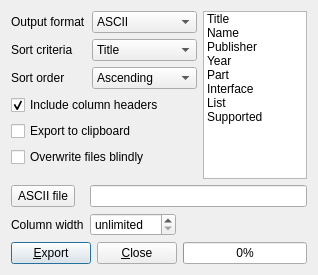
<?xml version="1.0" encoding="UTF-8"?>
<ui version="4.0">
 <class>SoftwareListExporter</class>
 <widget class="QDialog" name="SoftwareListExporter">
  <property name="geometry">
   <rect>
    <x>0</x>
    <y>0</y>
    <width>318</width>
    <height>264</height>
   </rect>
  </property>
  <layout class="QGridLayout" name="gridLayout">
   <item row="10" column="0" colspan="5">
    <widget class="QStackedWidget" name="stackedWidgetOutputParams">
     <property name="currentIndex">
      <number>0</number>
     </property>
     <widget class="QWidget" name="pageASCII">
      <layout class="QGridLayout" name="gridLayoutPageASCII">
       <property name="margin">
        <number>0</number>
       </property>
       <item row="0" column="0">
        <widget class="QToolButton" name="toolButtonBrowseASCIIFile">
         <property name="sizePolicy">
          <sizepolicy hsizetype="Fixed" vsizetype="Minimum">
           <horstretch>0</horstretch>
           <verstretch>0</verstretch>
          </sizepolicy>
         </property>
         <property name="toolTip">
          <string>Browse ASCII export file</string>
         </property>
         <property name="text">
          <string>ASCII file</string>
         </property>
         <property name="icon">
          <iconset resource="../qmc2.qrc">
           <normaloff>:/data/img/fileopen.png</normaloff>:/data/img/fileopen.png</iconset>
         </property>
         <property name="toolButtonStyle">
          <enum>Qt::ToolButtonTextBesideIcon</enum>
         </property>
        </widget>
       </item>
       <item row="0" column="1" colspan="2">
        <widget class="QLineEdit" name="lineEditASCIIFile">
         <property name="sizePolicy">
          <sizepolicy hsizetype="Expanding" vsizetype="Minimum">
           <horstretch>0</horstretch>
           <verstretch>0</verstretch>
          </sizepolicy>
         </property>
         <property name="toolTip">
          <string>ASCII export file -- use $ID$ as a placeholder for the current driver</string>
         </property>
        </widget>
       </item>
       <item row="1" column="0">
        <widget class="QLabel" name="labelASCIIColumnWidth">
         <property name="text">
          <string>Column width</string>
         </property>
        </widget>
       </item>
       <item row="1" column="1">
        <widget class="QSpinBox" name="spinBoxASCIIColumnWidth">
         <property name="enabled">
          <bool>true</bool>
         </property>
         <property name="sizePolicy">
          <sizepolicy hsizetype="MinimumExpanding" vsizetype="Minimum">
           <horstretch>0</horstretch>
           <verstretch>0</verstretch>
          </sizepolicy>
         </property>
         <property name="toolTip">
          <string>Maximum column width for ASCII export (0 = unlimited)</string>
         </property>
         <property name="specialValueText">
          <string>unlimited</string>
         </property>
         <property name="maximum">
          <number>99999</number>
         </property>
         <property name="value">
          <number>0</number>
         </property>
        </widget>
       </item>
       <item row="1" column="2">
        <spacer name="horizontalSpacer1">
         <property name="orientation">
          <enum>Qt::Horizontal</enum>
         </property>
         <property name="sizeHint" stdset="0">
          <size>
           <width>125</width>
           <height>20</height>
          </size>
         </property>
        </spacer>
       </item>
       <item row="2" column="0" colspan="3">
        <spacer name="verticalSpacer2">
         <property name="orientation">
          <enum>Qt::Vertical</enum>
         </property>
         <property name="sizeHint" stdset="0">
          <size>
           <width>0</width>
           <height>0</height>
          </size>
         </property>
        </spacer>
       </item>
      </layout>
     </widget>
     <widget class="QWidget" name="pageCSV">
      <layout class="QGridLayout" name="gridLayoutPageCSV">
       <property name="margin">
        <number>0</number>
       </property>
       <item row="0" column="0">
        <widget class="QToolButton" name="toolButtonBrowseCSVFile">
         <property name="sizePolicy">
          <sizepolicy hsizetype="Fixed" vsizetype="Minimum">
           <horstretch>0</horstretch>
           <verstretch>0</verstretch>
          </sizepolicy>
         </property>
         <property name="toolTip">
          <string>Browse CSV export file</string>
         </property>
         <property name="text">
          <string>CSV file</string>
         </property>
         <property name="icon">
          <iconset resource="../qmc2.qrc">
           <normaloff>:/data/img/fileopen.png</normaloff>:/data/img/fileopen.png</iconset>
         </property>
         <property name="toolButtonStyle">
          <enum>Qt::ToolButtonTextBesideIcon</enum>
         </property>
        </widget>
       </item>
       <item row="0" column="1" colspan="5">
        <widget class="QLineEdit" name="lineEditCSVFile">
         <property name="sizePolicy">
          <sizepolicy hsizetype="Expanding" vsizetype="Minimum">
           <horstretch>0</horstretch>
           <verstretch>0</verstretch>
          </sizepolicy>
         </property>
         <property name="toolTip">
          <string>CSV export file -- use $ID$ as a placeholder for the current driver</string>
         </property>
        </widget>
       </item>
       <item row="1" column="0">
        <widget class="QLabel" name="labelCSVSeparator">
         <property name="text">
          <string>Separator</string>
         </property>
        </widget>
       </item>
       <item row="1" column="1">
        <widget class="QLineEdit" name="lineEditCSVSeparator">
         <property name="enabled">
          <bool>true</bool>
         </property>
         <property name="sizePolicy">
          <sizepolicy hsizetype="Maximum" vsizetype="Minimum">
           <horstretch>0</horstretch>
           <verstretch>0</verstretch>
          </sizepolicy>
         </property>
         <property name="minimumSize">
          <size>
           <width>30</width>
           <height>0</height>
          </size>
         </property>
         <property name="maximumSize">
          <size>
           <width>30</width>
           <height>16777215</height>
          </size>
         </property>
         <property name="toolTip">
          <string>Field separator for CSV export</string>
         </property>
         <property name="text">
          <string>;</string>
         </property>
         <property name="maxLength">
          <number>1</number>
         </property>
         <property name="alignment">
          <set>Qt::AlignHCenter</set>
         </property>
        </widget>
       </item>
       <item row="1" column="2">
        <spacer name="horizontalSpacer2">
         <property name="orientation">
          <enum>Qt::Horizontal</enum>
         </property>
         <property name="sizeHint" stdset="0">
          <size>
           <width>41</width>
           <height>20</height>
          </size>
         </property>
        </spacer>
       </item>
       <item row="1" column="3">
        <widget class="QLabel" name="labelCSVDelimiter">
         <property name="text">
          <string>Delimiter</string>
         </property>
        </widget>
       </item>
       <item row="1" column="4">
        <widget class="QLineEdit" name="lineEditCSVDelimiter">
         <property name="enabled">
          <bool>true</bool>
         </property>
         <property name="sizePolicy">
          <sizepolicy hsizetype="Maximum" vsizetype="Minimum">
           <horstretch>0</horstretch>
           <verstretch>0</verstretch>
          </sizepolicy>
         </property>
         <property name="minimumSize">
          <size>
           <width>30</width>
           <height>0</height>
          </size>
         </property>
         <property name="maximumSize">
          <size>
           <width>30</width>
           <height>16777215</height>
          </size>
         </property>
         <property name="toolTip">
          <string>Text delimiter for CSV export</string>
         </property>
         <property name="text">
          <string>&quot;</string>
         </property>
         <property name="maxLength">
          <number>1</number>
         </property>
         <property name="alignment">
          <set>Qt::AlignHCenter</set>
         </property>
        </widget>
       </item>
       <item row="1" column="5">
        <spacer name="horizontalSpacer3">
         <property name="orientation">
          <enum>Qt::Horizontal</enum>
         </property>
         <property name="sizeHint" stdset="0">
          <size>
           <width>40</width>
           <height>20</height>
          </size>
         </property>
        </spacer>
       </item>
       <item row="2" column="0" colspan="6">
        <spacer name="verticalSpacer3">
         <property name="orientation">
          <enum>Qt::Vertical</enum>
         </property>
         <property name="sizeHint" stdset="0">
          <size>
           <width>0</width>
           <height>0</height>
          </size>
         </property>
        </spacer>
       </item>
      </layout>
     </widget>
    </widget>
   </item>
   <item row="0" column="3" rowspan="9" colspan="2">
    <widget class="QListWidget" name="listWidgetColumns">
     <property name="sizePolicy">
      <sizepolicy hsizetype="Ignored" vsizetype="Ignored">
       <horstretch>0</horstretch>
       <verstretch>0</verstretch>
      </sizepolicy>
     </property>
     <property name="toolTip">
      <string>Select the columns you want to export and the order in which they are to be listed (drag &amp; drop entries around)</string>
     </property>
     <property name="dragDropMode">
      <enum>QAbstractItemView::InternalMove</enum>
     </property>
     <property name="selectionMode">
      <enum>QAbstractItemView::ExtendedSelection</enum>
     </property>
     <property name="movement">
      <enum>QListView::Free</enum>
     </property>
     <item>
      <property name="text">
       <string>Title</string>
      </property>
     </item>
     <item>
      <property name="text">
       <string>Name</string>
      </property>
     </item>
     <item>
      <property name="text">
       <string>Publisher</string>
      </property>
     </item>
     <item>
      <property name="text">
       <string>Year</string>
      </property>
     </item>
     <item>
      <property name="text">
       <string>Part</string>
      </property>
     </item>
     <item>
      <property name="text">
       <string>Interface</string>
      </property>
     </item>
     <item>
      <property name="text">
       <string>List</string>
      </property>
     </item>
     <item>
      <property name="text">
       <string>Supported</string>
      </property>
     </item>
    </widget>
   </item>
   <item row="11" column="0" colspan="5">
    <layout class="QHBoxLayout" name="horizontalLayout">
     <item>
      <widget class="QPushButton" name="pushButtonExport">
       <property name="toolTip">
        <string>Export now!</string>
       </property>
       <property name="text">
        <string>&amp;Export</string>
       </property>
       <property name="icon">
        <iconset resource="../qmc2.qrc">
         <normaloff>:/data/img/filesaveas.png</normaloff>:/data/img/filesaveas.png</iconset>
       </property>
      </widget>
     </item>
     <item>
      <widget class="QPushButton" name="pushButtonClose">
       <property name="toolTip">
        <string>Close software-list export</string>
       </property>
       <property name="text">
        <string>&amp;Close</string>
       </property>
       <property name="icon">
        <iconset resource="../qmc2.qrc">
         <normaloff>:/data/img/yes.png</normaloff>:/data/img/yes.png</iconset>
       </property>
      </widget>
     </item>
     <item>
      <widget class="QProgressBar" name="progressBarExport">
       <property name="toolTip">
        <string>Export progress indicator</string>
       </property>
       <property name="value">
        <number>0</number>
       </property>
       <property name="format">
        <string>%p%</string>
       </property>
      </widget>
     </item>
    </layout>
   </item>
   <item row="1" column="0">
    <widget class="QLabel" name="labelSortCriteria">
     <property name="sizePolicy">
      <sizepolicy hsizetype="Fixed" vsizetype="Preferred">
       <horstretch>0</horstretch>
       <verstretch>0</verstretch>
      </sizepolicy>
     </property>
     <property name="text">
      <string>Sort criteria</string>
     </property>
    </widget>
   </item>
   <item row="2" column="0">
    <widget class="QLabel" name="labelSortOrder">
     <property name="sizePolicy">
      <sizepolicy hsizetype="Fixed" vsizetype="Preferred">
       <horstretch>0</horstretch>
       <verstretch>0</verstretch>
      </sizepolicy>
     </property>
     <property name="text">
      <string>Sort order</string>
     </property>
    </widget>
   </item>
   <item row="0" column="0">
    <widget class="QLabel" name="labelOutputFormat">
     <property name="sizePolicy">
      <sizepolicy hsizetype="Fixed" vsizetype="Preferred">
       <horstretch>0</horstretch>
       <verstretch>0</verstretch>
      </sizepolicy>
     </property>
     <property name="text">
      <string>Output format</string>
     </property>
    </widget>
   </item>
   <item row="0" column="1" colspan="2">
    <widget class="QComboBox" name="comboBoxOutputFormat">
     <property name="sizePolicy">
      <sizepolicy hsizetype="MinimumExpanding" vsizetype="Minimum">
       <horstretch>0</horstretch>
       <verstretch>0</verstretch>
      </sizepolicy>
     </property>
     <property name="toolTip">
      <string>Select output format</string>
     </property>
     <item>
      <property name="text">
       <string>ASCII</string>
      </property>
     </item>
     <item>
      <property name="text">
       <string>CSV</string>
      </property>
     </item>
    </widget>
   </item>
   <item row="2" column="1" colspan="2">
    <widget class="QComboBox" name="comboBoxSortOrder">
     <property name="sizePolicy">
      <sizepolicy hsizetype="MinimumExpanding" vsizetype="Minimum">
       <horstretch>0</horstretch>
       <verstretch>0</verstretch>
      </sizepolicy>
     </property>
     <property name="toolTip">
      <string>Select sort order</string>
     </property>
     <item>
      <property name="text">
       <string>Ascending</string>
      </property>
      <property name="icon">
       <iconset resource="../qmc2.qrc">
        <normaloff>:/data/img/up.png</normaloff>:/data/img/up.png</iconset>
      </property>
     </item>
     <item>
      <property name="text">
       <string>Descending</string>
      </property>
      <property name="icon">
       <iconset resource="../qmc2.qrc">
        <normaloff>:/data/img/down.png</normaloff>:/data/img/down.png</iconset>
      </property>
     </item>
    </widget>
   </item>
   <item row="1" column="1" colspan="2">
    <widget class="QComboBox" name="comboBoxSortCriteria">
     <property name="sizePolicy">
      <sizepolicy hsizetype="MinimumExpanding" vsizetype="Minimum">
       <horstretch>0</horstretch>
       <verstretch>0</verstretch>
      </sizepolicy>
     </property>
     <property name="toolTip">
      <string>Select sort criteria</string>
     </property>
     <item>
      <property name="text">
       <string>Title</string>
      </property>
     </item>
     <item>
      <property name="text">
       <string>Name</string>
      </property>
     </item>
     <item>
      <property name="text">
       <string>Publisher</string>
      </property>
     </item>
     <item>
      <property name="text">
       <string>Year</string>
      </property>
     </item>
     <item>
      <property name="text">
       <string>Part</string>
      </property>
     </item>
     <item>
      <property name="text">
       <string>Interface</string>
      </property>
     </item>
     <item>
      <property name="text">
       <string>List</string>
      </property>
     </item>
     <item>
      <property name="text">
       <string>Supported</string>
      </property>
     </item>
    </widget>
   </item>
   <item row="5" column="0" colspan="3">
    <widget class="QCheckBox" name="checkBoxOverwriteBlindly">
     <property name="toolTip">
      <string>Overwrite existing files without asking what to do</string>
     </property>
     <property name="text">
      <string>Overwrite files blindly</string>
     </property>
     <property name="checked">
      <bool>false</bool>
     </property>
    </widget>
   </item>
   <item row="4" column="0" colspan="2">
    <widget class="QCheckBox" name="checkBoxExportToClipboard">
     <property name="toolTip">
      <string>Export to the system clipboard instead of a file</string>
     </property>
     <property name="text">
      <string>Export to clipboard</string>
     </property>
     <property name="checked">
      <bool>false</bool>
     </property>
    </widget>
   </item>
   <item row="3" column="0" colspan="3">
    <widget class="QCheckBox" name="checkBoxIncludeColumnHeaders">
     <property name="toolTip">
      <string>Include column header texts</string>
     </property>
     <property name="text">
      <string>Include column headers</string>
     </property>
     <property name="checked">
      <bool>true</bool>
     </property>
    </widget>
   </item>
   <item row="6" column="0" colspan="3">
    <spacer name="verticalSpacer1">
     <property name="orientation">
      <enum>Qt::Vertical</enum>
     </property>
     <property name="sizeHint" stdset="0">
      <size>
       <width>0</width>
       <height>0</height>
      </size>
     </property>
    </spacer>
   </item>
  </layout>
 </widget>
 <tabstops>
  <tabstop>comboBoxOutputFormat</tabstop>
  <tabstop>comboBoxSortCriteria</tabstop>
  <tabstop>comboBoxSortOrder</tabstop>
  <tabstop>checkBoxIncludeColumnHeaders</tabstop>
  <tabstop>checkBoxExportToClipboard</tabstop>
  <tabstop>checkBoxOverwriteBlindly</tabstop>
  <tabstop>listWidgetColumns</tabstop>
  <tabstop>toolButtonBrowseASCIIFile</tabstop>
  <tabstop>lineEditASCIIFile</tabstop>
  <tabstop>spinBoxASCIIColumnWidth</tabstop>
  <tabstop>toolButtonBrowseCSVFile</tabstop>
  <tabstop>lineEditCSVFile</tabstop>
  <tabstop>lineEditCSVSeparator</tabstop>
  <tabstop>lineEditCSVDelimiter</tabstop>
  <tabstop>pushButtonExport</tabstop>
  <tabstop>pushButtonClose</tabstop>
 </tabstops>
 <resources>
  <include location="../qmc2.qrc"/>
 </resources>
 <connections>
  <connection>
   <sender>checkBoxExportToClipboard</sender>
   <signal>toggled(bool)</signal>
   <receiver>checkBoxOverwriteBlindly</receiver>
   <slot>setDisabled(bool)</slot>
   <hints>
    <hint type="sourcelabel">
     <x>141</x>
     <y>107</y>
    </hint>
    <hint type="destinationlabel">
     <x>204</x>
     <y>132</y>
    </hint>
   </hints>
  </connection>
  <connection>
   <sender>pushButtonClose</sender>
   <signal>clicked()</signal>
   <receiver>SoftwareListExporter</receiver>
   <slot>reject()</slot>
   <hints>
    <hint type="sourcelabel">
     <x>133</x>
     <y>210</y>
    </hint>
    <hint type="destinationlabel">
     <x>190</x>
     <y>230</y>
    </hint>
   </hints>
  </connection>
  <connection>
   <sender>checkBoxExportToClipboard</sender>
   <signal>toggled(bool)</signal>
   <receiver>toolButtonBrowseASCIIFile</receiver>
   <slot>setDisabled(bool)</slot>
   <hints>
    <hint type="sourcelabel">
     <x>102</x>
     <y>91</y>
    </hint>
    <hint type="destinationlabel">
     <x>77</x>
     <y>149</y>
    </hint>
   </hints>
  </connection>
  <connection>
   <sender>checkBoxExportToClipboard</sender>
   <signal>toggled(bool)</signal>
   <receiver>lineEditASCIIFile</receiver>
   <slot>setDisabled(bool)</slot>
   <hints>
    <hint type="sourcelabel">
     <x>140</x>
     <y>92</y>
    </hint>
    <hint type="destinationlabel">
     <x>176</x>
     <y>150</y>
    </hint>
   </hints>
  </connection>
  <connection>
   <sender>checkBoxExportToClipboard</sender>
   <signal>toggled(bool)</signal>
   <receiver>toolButtonBrowseCSVFile</receiver>
   <slot>setDisabled(bool)</slot>
   <hints>
    <hint type="sourcelabel">
     <x>108</x>
     <y>90</y>
    </hint>
    <hint type="destinationlabel">
     <x>66</x>
     <y>154</y>
    </hint>
   </hints>
  </connection>
  <connection>
   <sender>checkBoxExportToClipboard</sender>
   <signal>toggled(bool)</signal>
   <receiver>lineEditCSVFile</receiver>
   <slot>setDisabled(bool)</slot>
   <hints>
    <hint type="sourcelabel">
     <x>36</x>
     <y>98</y>
    </hint>
    <hint type="destinationlabel">
     <x>148</x>
     <y>148</y>
    </hint>
   </hints>
  </connection>
 </connections>
</ui>
